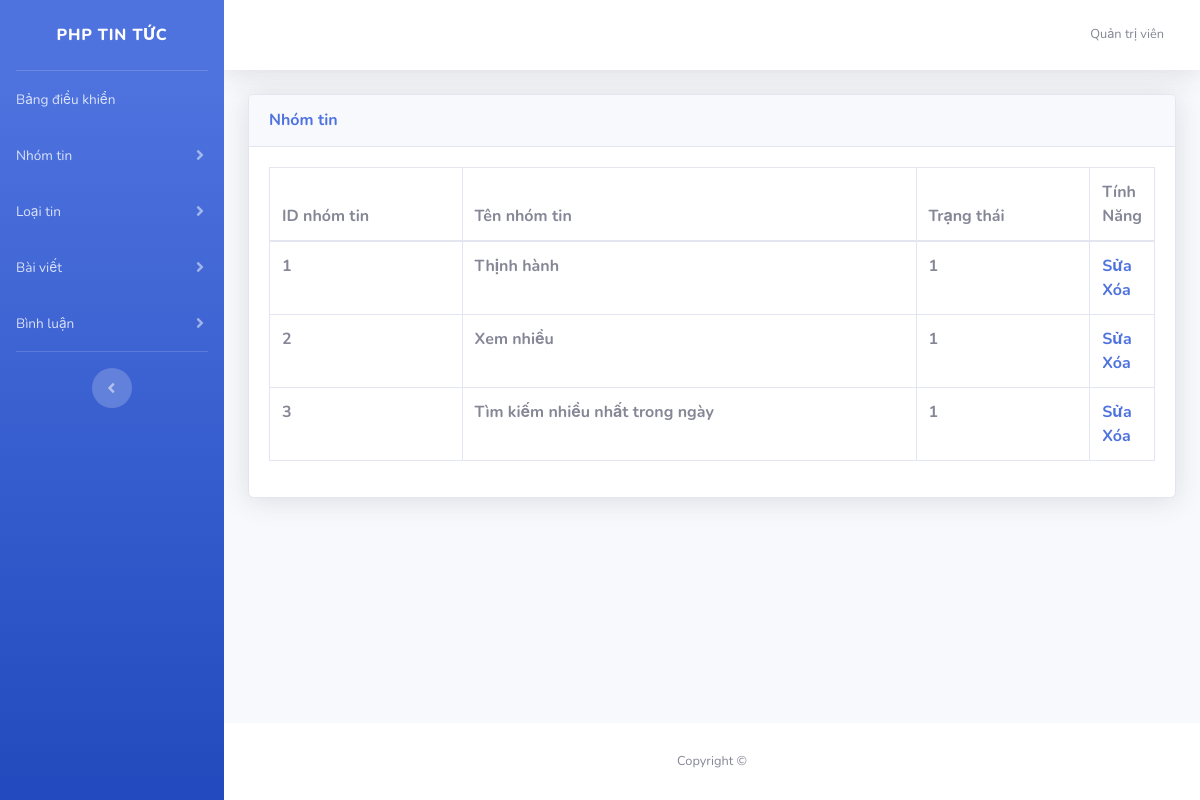
The page /NewsWebsite/admin/nhomtin.php on the database its author committed.
### tables this page shows
CREATE TABLE IF NOT EXISTS `nhom_tin` (
  `id_nhomtin` int(11) NOT NULL AUTO_INCREMENT,
  `ten_nhomtin` varchar(50) NOT NULL,
  `trangthai` tinyint(1) NOT NULL,
  PRIMARY KEY (`id_nhomtin`)
);

### NewsWebsite/admin/nhomtin.php (the view)
<?php require_once __DIR__. "/layouts/header.php";?>
<?php
    require_once __DIR__. "/../libraries/connect.php";
    $sql="select * from nhom_tin";
    $stm=$o->query($sql);
    $data=$stm->fetchAll(PDO::FETCH_ASSOC);
?>
<div id="content">
    <div class="container-fluid">
        <div class="card shadow mb-4">
            <div class="card-header py-3">
                <h6 class="m-0 font-weight-bold text-primary">Nhóm tin</h6>
            </div>
            <div class="card-body">
                <div class="table-responsive">
                    <table class="table table-bordered" id="dataTable" width="100%" cellspacing="0">
                        <thead>
                            <tr>
                                <th>ID nhóm tin</th>
                                <th>Tên nhóm tin</th>
                                <th>Trạng thái</th>
                                <th width="5px; !important">Tính Năng</th>
                            </tr>
                        </thead>
                        <tbody>
                            <?php
                                foreach ($data as $key => $value)
                                {
                                ?>
                            <tr>
                                <th><?php echo $value['id_nhomtin']?></th>
                                <th><?php echo $value['ten_nhomtin']?></th>
                                <th><?php echo $value['trangthai']?></th>
                                <th>
                                    <a href="/NewsWebsite/admin/suanhomtin.php?ma=<?php echo $value['id_nhomtin']?>">Sửa</a>
                                    <a href="/NewsWebsite/admin/xoanhomtin.php?ma=<?php echo $value['id_nhomtin']?>">Xóa</a>
                                </th>
                            </tr>
                            <?php
                                }
                                ?>
                        </tbody>
                    </table>
                </div>
            </div>
        </div>
    </div>
</div>
<?php require_once __DIR__. "/layouts/footer.php"?>

### rows shown on the page
nhom_tin: id_nhomtin "1", ten_nhomtin "Thịnh hành", trangthai "1"
nhom_tin: id_nhomtin "2", ten_nhomtin "Xem nhiều", trangthai "1"
nhom_tin: id_nhomtin "3", ten_nhomtin "Tìm kiếm nhiều nhất trong ngày", trangthai "1"
